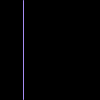
Frame 1 (no input)
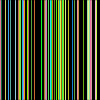
Frame 60 (the mouse pressed at the canvas centre just before this capture)
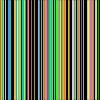
Frame 120 (the mouse held since frame 60 and released just before this capture)

The Processing sketch that drew these frames (run headless with seeded random() and noise(); from frame 60 on, the mouse is pressed at the canvas centre):

// Processing sketch: sketch_05_Crazy_Colours
// ── sketch_05_Crazy_Colours.pde
void setup() {
  background(0);
}

void draw() {
  stroke(random(256), random(100,256), random(256));
  
  float distance_left = random(100);
  
  line(distance_left, 0, distance_left, 99);
}
